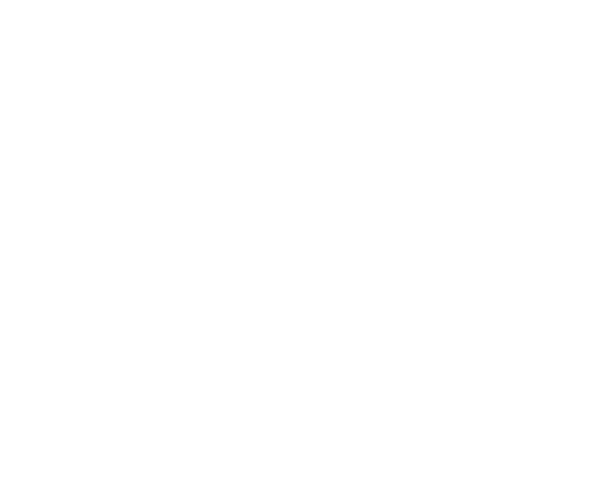
Frame 1 (no input)
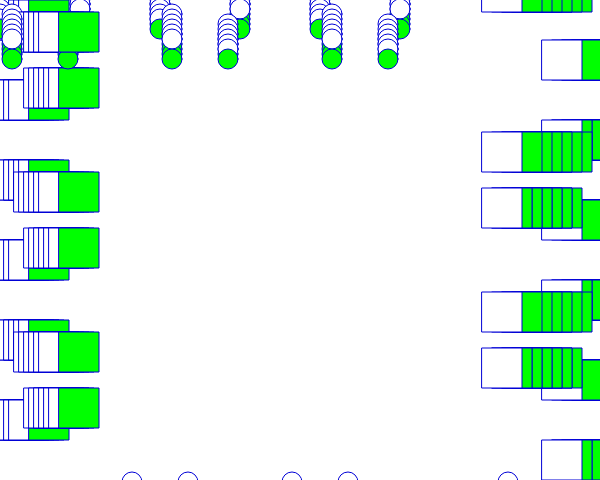
Frame 60 (no input)
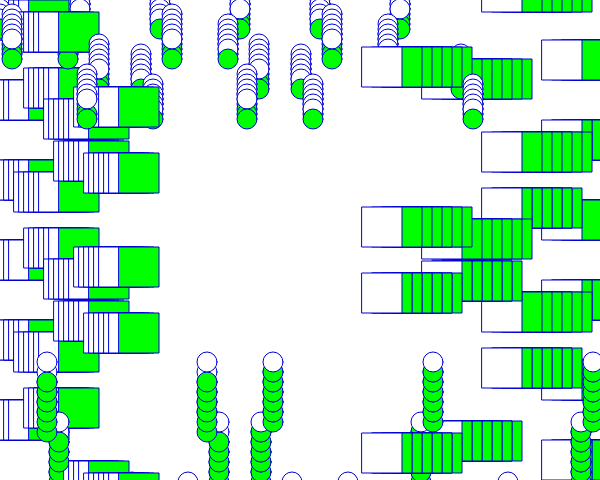
Frame 120 (the mouse pressed at the canvas centre since frame 60)

The p5.js sketch that drew these frames (run headless with seeded random() and noise() and a simulated clock; from frame 60 on, the mouse is pressed at the canvas centre):

// p5.js sketch
// ── sketch.js
let x1 = 0
let x2 = 600
let y = 0
let ys1 = [0, 80, 160, 240, 320, 400,]
let ys2 = [40, 120, 200, 280, 360, 440]


function setup() {
  createCanvas(600, 480);
   background(255)
}

function draw() {

  if (frameCount % 5 === 0) {
  for (let i = 0; i < ys1.length; i++) {
    if (i % 2 === 0) {
      drawSquare2(ys2[i], 20, y)
      drawSquare1(ys1[i], 10, -y)
      
    } else {
       drawSquare2(ys2[i], 10, -y)
       drawSquare1(ys1[i], 20, y)
    }
  }
  }
  
  if (frameCount % 30 === 0) {
    y -= Math.floor(Math.random() * (75-10) + 10)
  } else if (frameCount % 60 === 0) {
    y -= Math.floor(Math.random() * (100-50) + (50))
  } else if (frameCount % 240 === 0) {
    y += 300
  }   else {
    y += 0
  }
  
  x1 += 1
  x2 -= 2
}

function drawSquare1(y, offsetX, offsetY) {
    stroke(0, 0, 214)
  fill(255)
  square(x1 - offsetX, y + offsetY, 40)
  ellipse(y + offsetY, x1 - offsetX, 20)
  fill(0, 255, 0)
  square(x1, y + offsetY, 40)
  ellipse(y + offsetY, x1, 20)
}

function drawSquare2(y, offsetX, offsetY) {
    stroke(0, 0, 214)
 fill(0, 255, 0)
  square(x2 + offsetX, y + offsetY, 40)
  ellipse(y + offsetY, x2 + offsetX, 20)
  fill(255)
  square(x2, y + offsetY, 40)
  ellipse( y + offsetY, x2, 20)
}
